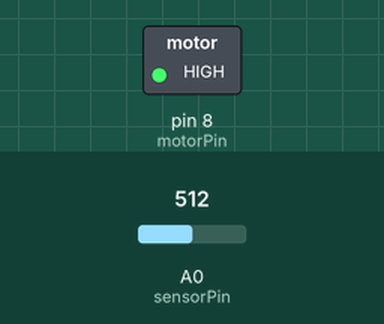
The sketch below on a simulated Arduino Uno, built with avr-gcc and run on an emulated ATmega328P. Parts: switched loads named in the sketch (green lamp = pin HIGH). The test bench sets the inputs (shaded band); at power-on: A0 (sensorPin) = 512.

Above: at 1.2 s.
1.3 s: A0 (sensorPin) set to 318
2.8 s: A0 (sensorPin) set to 293
At 3.2 s:
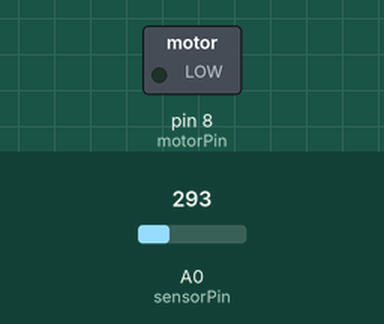
4.3 s: A0 (sensorPin) set to 306
At 5.5 s:
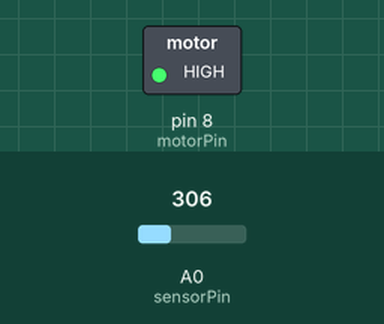
5.8 s: A0 (sensorPin) set to 290
At 6.7 s:
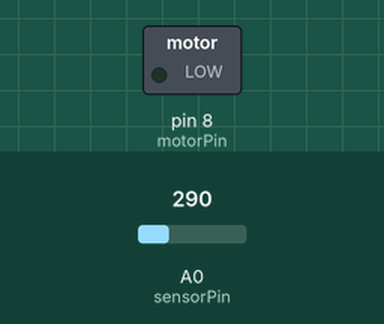
Timing chart, 0 to 8.3 s (numbered marks = the images above; inputs shaded):
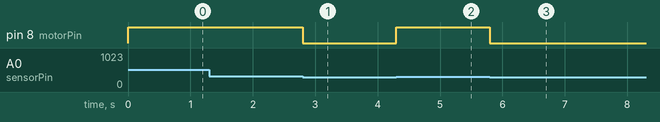

Measured:
- the behaviour switches between 301 and 300 on A0 (sensorPin) (found by bisection; images 0 and 1)
- after the input at 1.3 s, every drawn part: stays the same
- after the input at 2.8 s, pin 8 (motorPin): HIGH → LOW at once
- after the input at 4.3 s, pin 8 (motorPin): LOW → HIGH at once
- after the input at 5.8 s, pin 8 (motorPin): HIGH → LOW at once

The sketch:

Auto_Fan.ino
```cpp
int sensorPin = A0;    // select the input pin for the potentiometer
int motorPin = 8;      // select the pin for the LED
int sensorValue = 0;   // variable to store the value coming from the sensor

void setup() {
    // declare the motorPin as an OUTPUT:
    pinMode(sensorPin, INPUT);
    pinMode(motorPin, OUTPUT);
}

void loop() {
    // read the value from the sensor:
    sensorValue = analogRead(sensorPin);

    if (sensorValue > 300) {
        digitalWrite(motorPin, HIGH);
    } else {
        digitalWrite(motorPin, LOW);
    }
}
```
